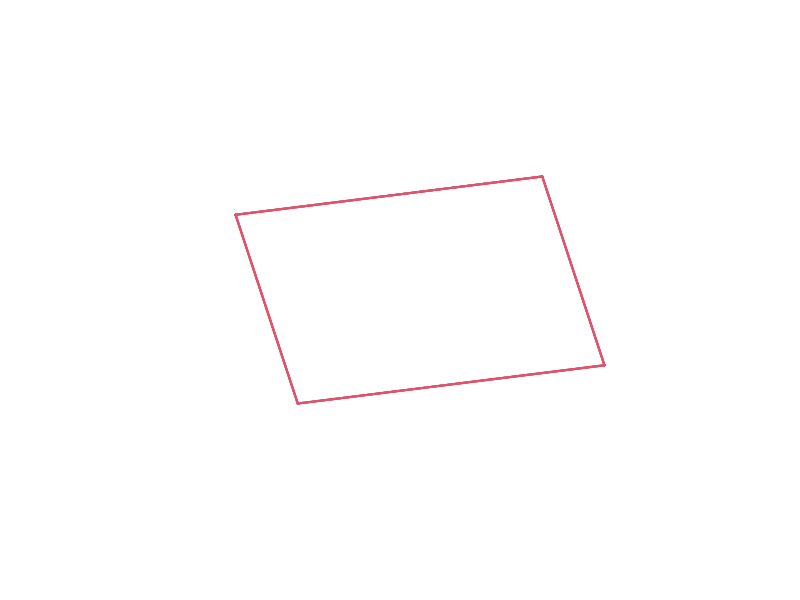
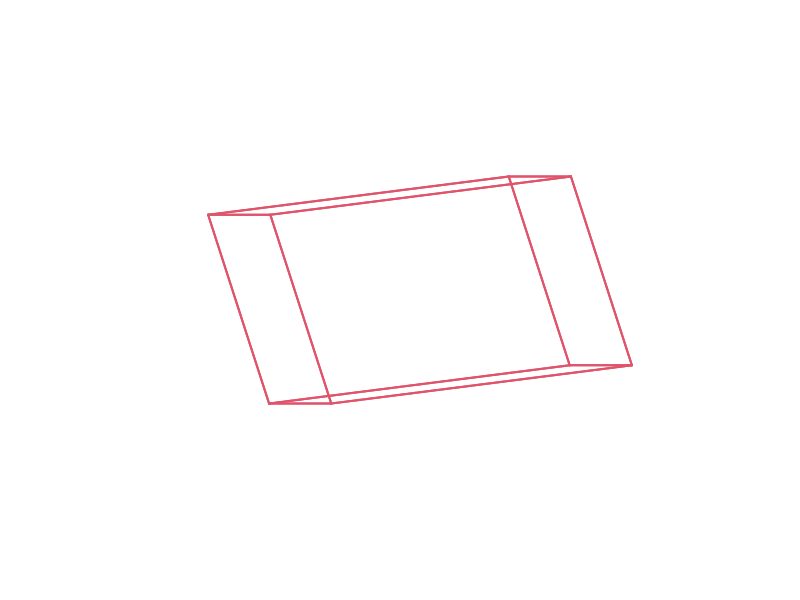
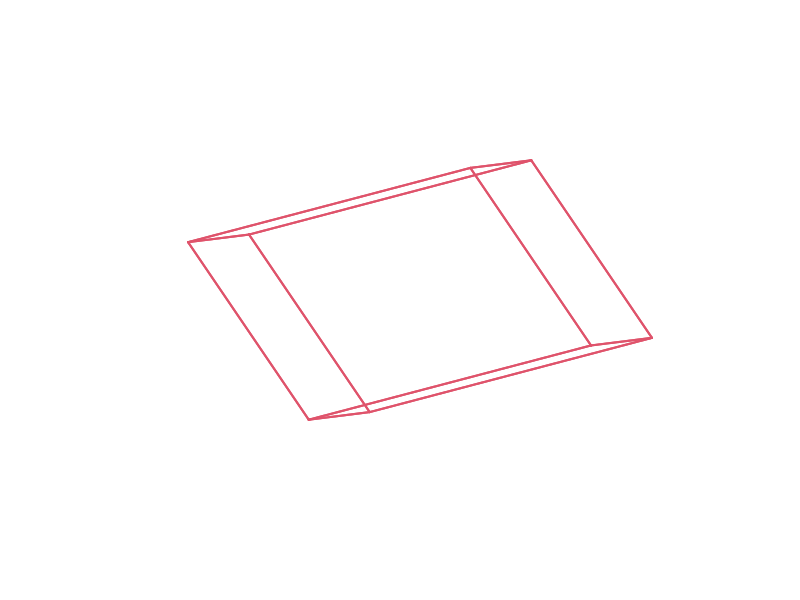
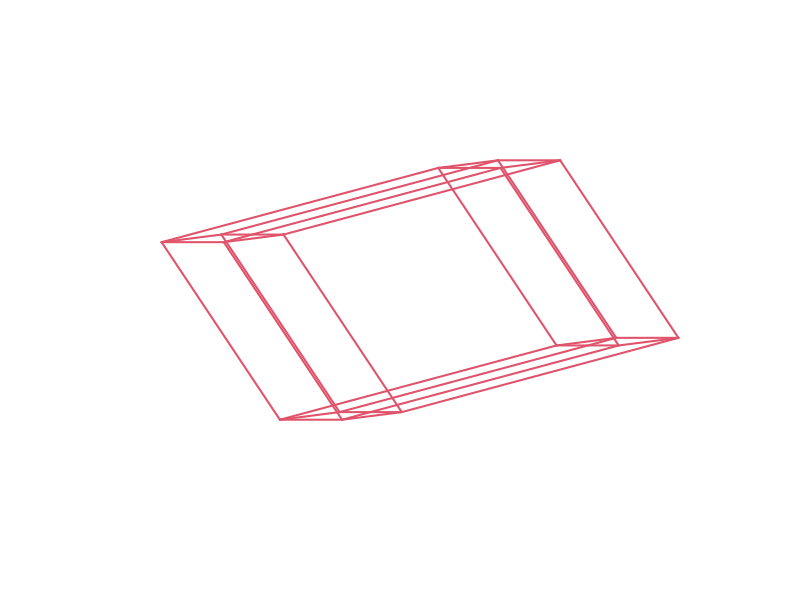
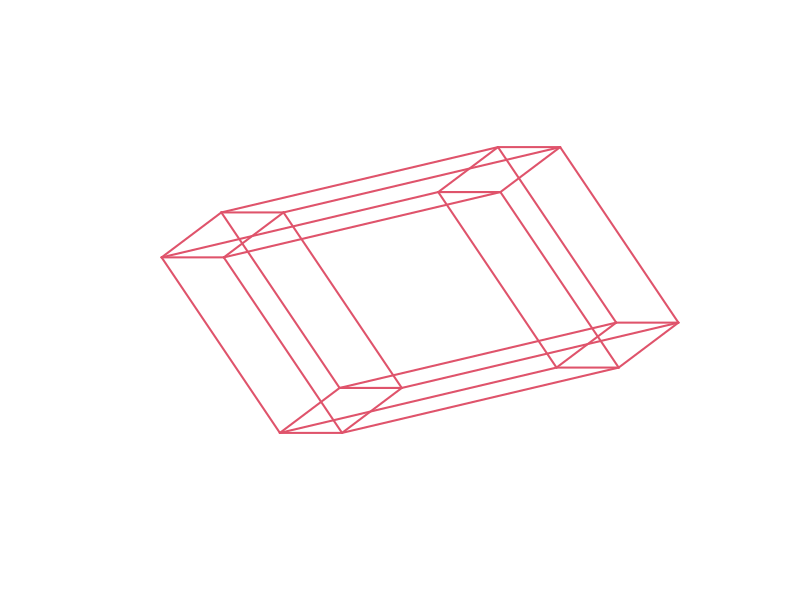
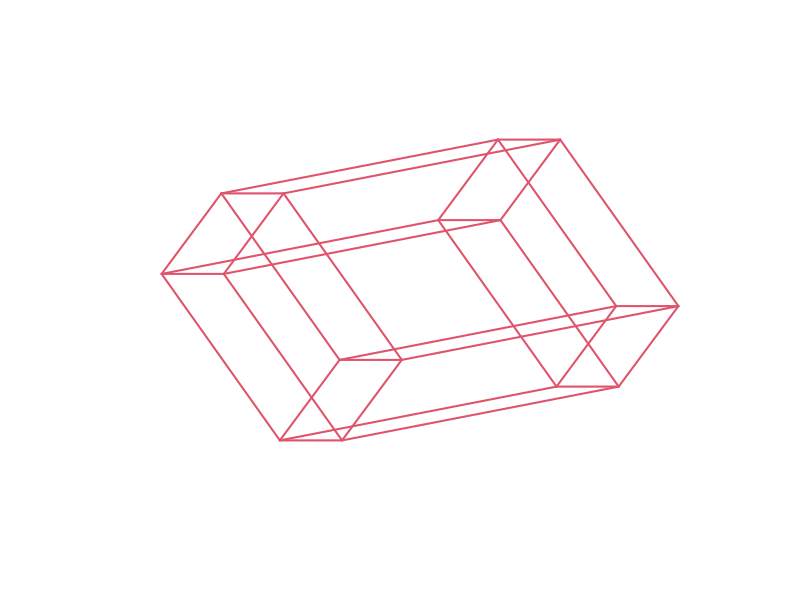
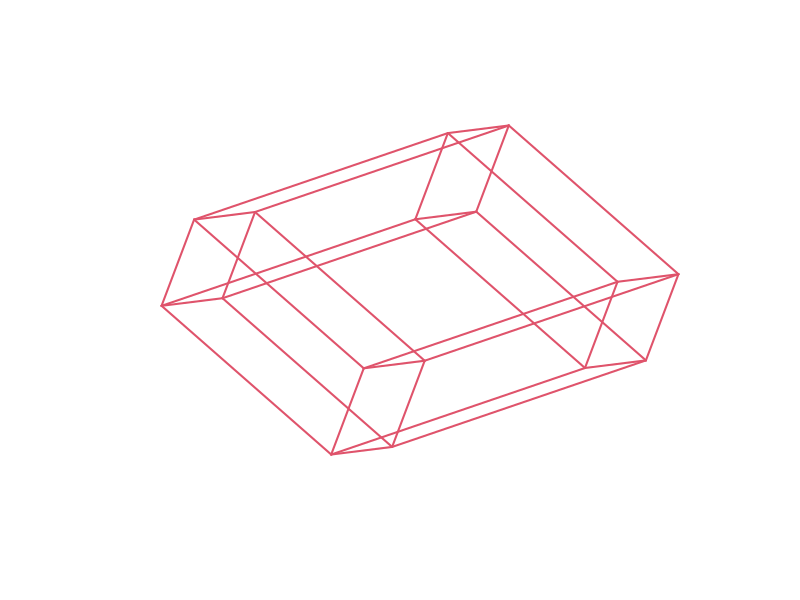
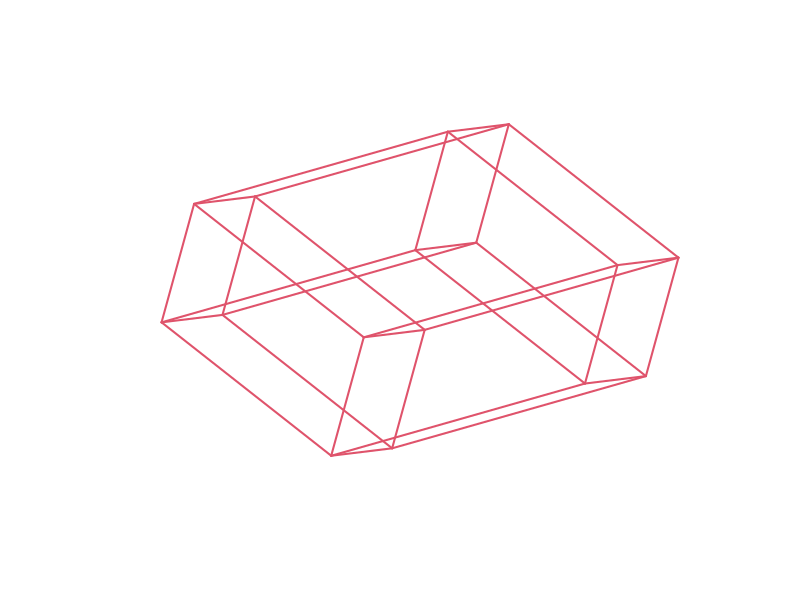

Write R code to recreate these figures, in order.
# hypercube.R
# code to rotate arbitrary d-dimensional hypercubes

# function definitions
makevertices=function(d)
{
    numv=2^d
    vertices=matrix(0,nrow=d,ncol=numv)
    for (j in 1:numv) {
        count=j-1
        for (i in 1:d) {
            vertices[i,j]=count%%2
            count=count%/%2
        }	
    }
    vertices
}

makeedges=function(vertices)
{
    d=dim(vertices)[1]
    numv=dim(vertices)[2]
    edges=NULL
    for (j in 1:numv) {
        for (i in j:numv) {
            if (sum(abs((vertices[,i]-vertices[,j])))==1) {
                edges=cbind(edges,c(i,j))
            }
        }
    }
    edges
}

rotate=function(vertices,angle=0.2)
{
    d=dim(vertices)[1]
    axes=sort(sample(1:d,2))
    rotmat=diag(rep(1,d))
    rotmat[axes[1],axes[1]]=cos(angle)
    rotmat[axes[2],axes[1]]=sin(angle)
    rotmat[axes[1],axes[2]]=-sin(angle)
    rotmat[axes[2],axes[2]]=cos(angle)
    vertices=rotmat %*% vertices
    vertices
}

plotcube=function(vertices,edges,col=2,lwd=2)
{
    d=dim(vertices)[1]
    plot(
        NULL
        ,xlim=c(-2,2)
        ,ylim=c(-2,2)
        # ,main=paste(d,"-d hypercube",sep="")
        ,xlab=""
        ,ylab=""
        , axes = FALSE
    )
    for (i in 1:dim(edges)[2]) {
        lines(c(vertices[1,edges[1,i]],vertices[1,edges[2,i]]),c(vertices[2,edges[1,i]],vertices[2,edges[2,i]]),col=col,lwd=lwd)
    }
}

rotationplot=function(vertices,edges,rotations=20,...)
{
    for (count in 1:rotations) {
        vertices=rotate(vertices,...)
        plotcube(vertices,edges)
    }
}

hypercube=function(d=4,...)
{
    vertices=makevertices(d)
    edges=makeedges(vertices)
    vertices=2*vertices
    vertices=vertices-1
    rotationplot(vertices,edges,...)
}

# examples

 hypercube()
 hypercube(3)
 hypercube(4,angle=0.1)
 hypercube(5,rotations=1)

# eof